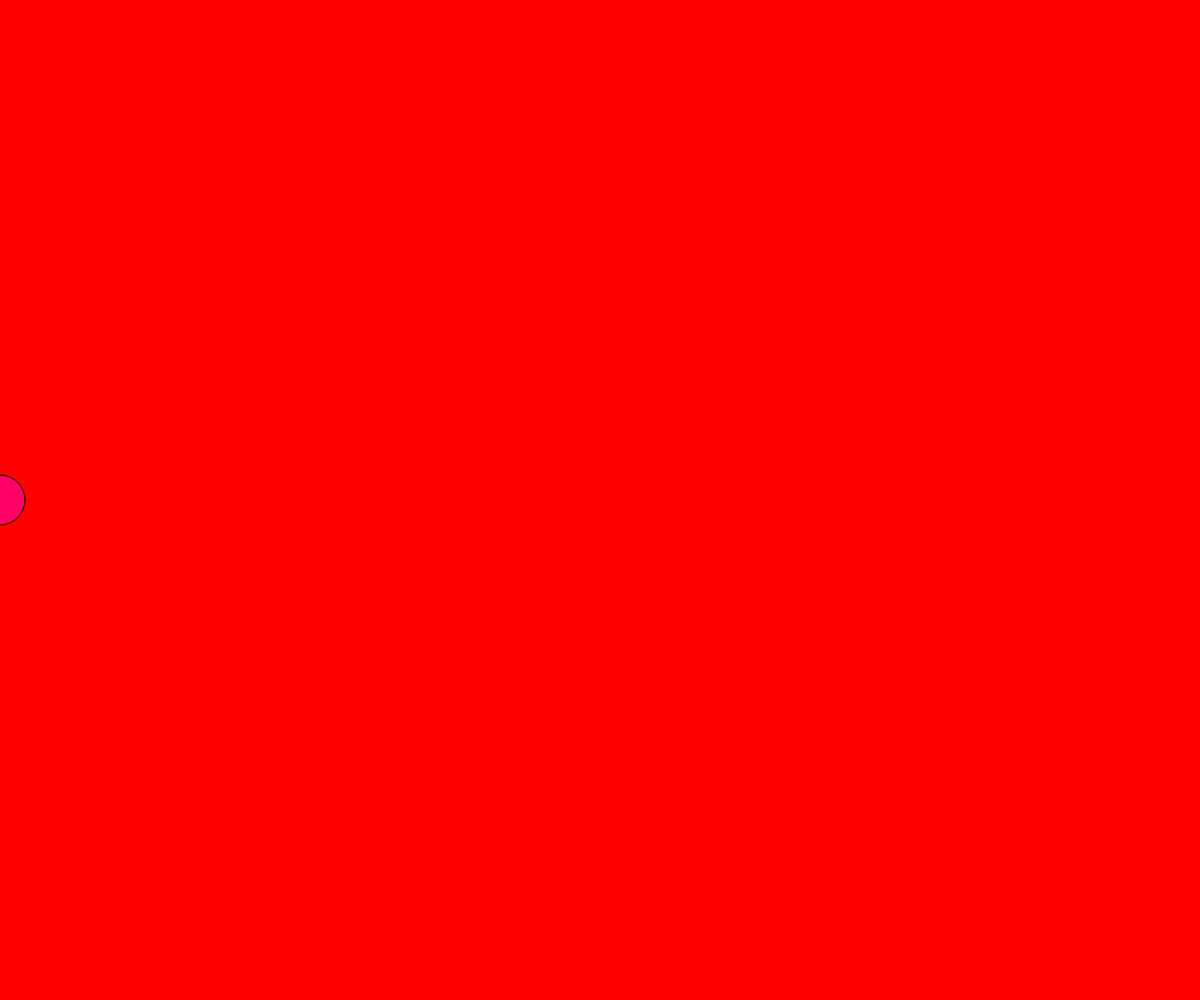
Frame 1 (no input)
Frame 60 (no input): identical to frame 1, image omitted
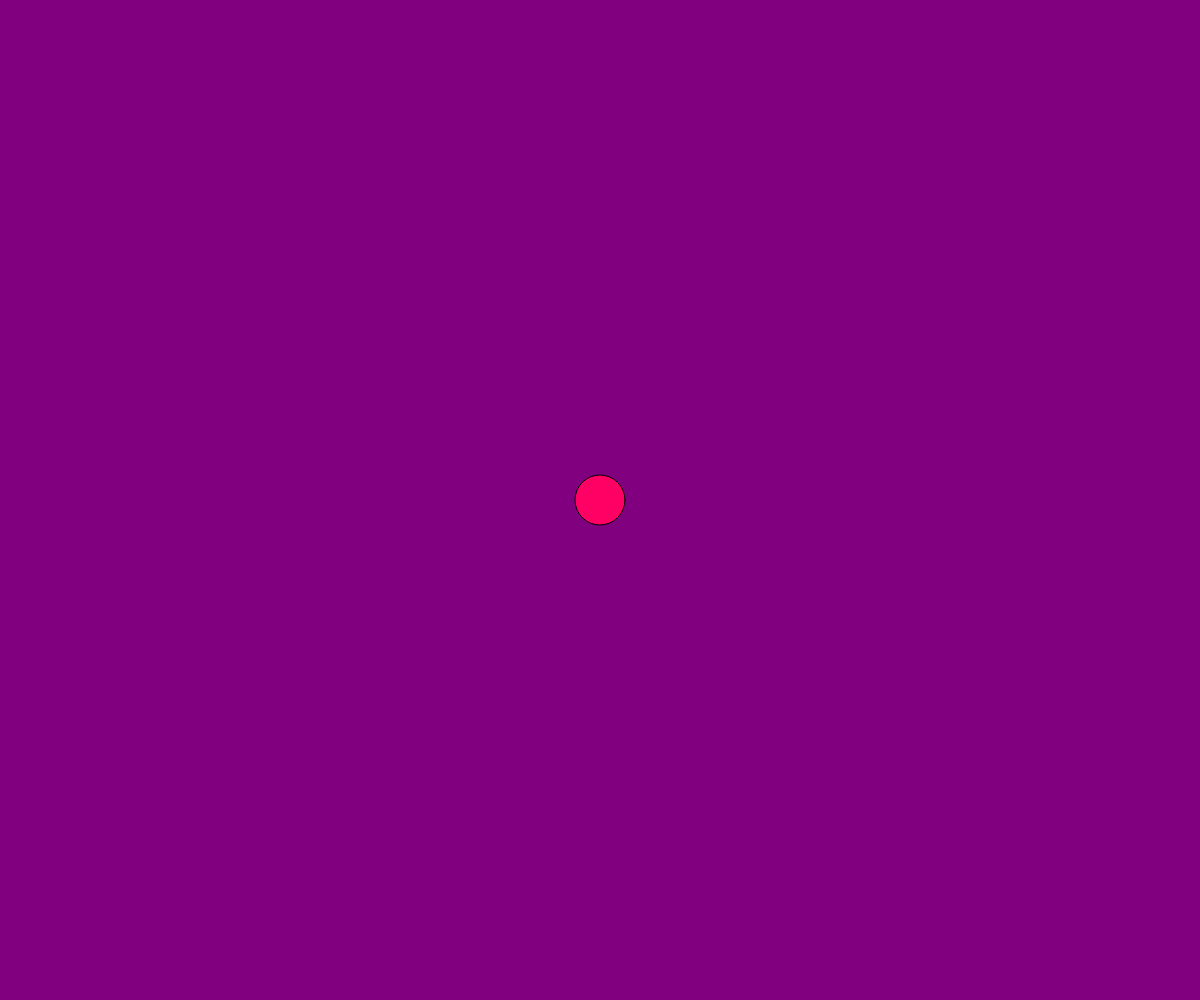
Frame 120 (the mouse pressed at the canvas centre since frame 60)

The p5.js sketch that drew these frames (run headless with seeded random() and noise() and a simulated clock; from frame 60 on, the mouse is pressed at the canvas centre):

// p5.js sketch
// ── sketch.js
// function setup() {
//   createCanvas(innerWidth, innerHeight);
// }

// function draw() {
//   let outputValue=0;
//   outputValue=map(mouseX, 0, width,255,0);
//   background(outputValue);
// }


let r=0;
let b=255;

function setup() {
  createCanvas(innerWidth, innerHeight);
  noCursor();
}

function draw() {
  r=map(mouseX, 0, width,255,0);
  b=map(mouseX,0,width,0,255);
  background(r,0,b);

  fill(255,0,100);
  ellipse(mouseX,height/2,50);
}
